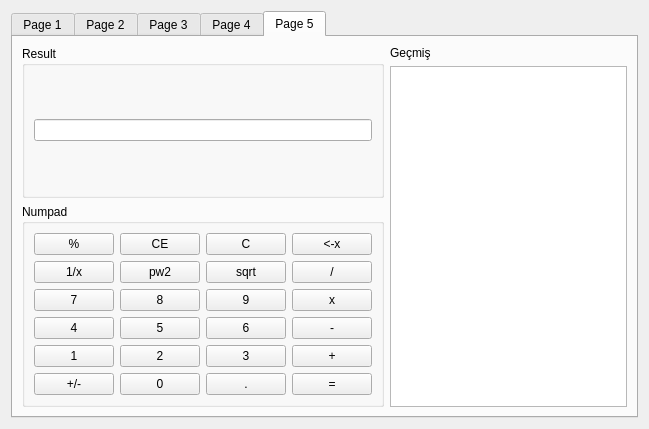
<?xml version="1.0" encoding="UTF-8"?>
<ui version="4.0">
 <class>Dialog</class>
 <widget class="QDialog" name="Dialog">
  <property name="geometry">
   <rect>
    <x>0</x>
    <y>0</y>
    <width>649</width>
    <height>429</height>
   </rect>
  </property>
  <property name="windowTitle">
   <string>Dialog</string>
  </property>
  <layout class="QGridLayout" name="gridLayout_2">
   <item row="0" column="1">
    <widget class="QTabWidget" name="tabWidget">
     <property name="currentIndex">
      <number>4</number>
     </property>
     <widget class="QWidget" name="Page1">
      <attribute name="title">
       <string>Page 1</string>
      </attribute>
      <layout class="QVBoxLayout" name="verticalLayout">
       <item>
        <layout class="QGridLayout" name="gridLayout">
         <item row="1" column="0">
          <widget class="QPushButton" name="btnAutoRepeat">
           <property name="text">
            <string>Auto Repeat</string>
           </property>
           <property name="autoRepeat">
            <bool>true</bool>
           </property>
          </widget>
         </item>
         <item row="0" column="0">
          <widget class="QPushButton" name="btnCheckable">
           <property name="text">
            <string>Checkable</string>
           </property>
           <property name="checkable">
            <bool>true</bool>
           </property>
          </widget>
         </item>
         <item row="1" column="1">
          <widget class="QPushButton" name="btnToggleAutoRepeat">
           <property name="text">
            <string>Toggle</string>
           </property>
          </widget>
         </item>
         <item row="0" column="1">
          <widget class="QPushButton" name="btnIsChecked">
           <property name="text">
            <string>Is Checked</string>
           </property>
           <property name="checkable">
            <bool>true</bool>
           </property>
           <property name="checked">
            <bool>true</bool>
           </property>
          </widget>
         </item>
         <item row="2" column="0">
          <widget class="QPushButton" name="btnDefault">
           <property name="text">
            <string>Default</string>
           </property>
           <property name="default">
            <bool>true</bool>
           </property>
          </widget>
         </item>
         <item row="2" column="1">
          <widget class="QPushButton" name="btnToggleDefault">
           <property name="text">
            <string>Toggle</string>
           </property>
          </widget>
         </item>
        </layout>
       </item>
       <item>
        <widget class="QPushButton" name="btnQuit">
         <property name="text">
          <string>Quit</string>
         </property>
        </widget>
       </item>
      </layout>
     </widget>
     <widget class="QWidget" name="Page2">
      <attribute name="title">
       <string>Page 2</string>
      </attribute>
      <layout class="QVBoxLayout" name="verticalLayout_12">
       <item>
        <layout class="QVBoxLayout" name="verticalLayout_4">
         <item>
          <layout class="QVBoxLayout" name="extraVerticalLayout">
           <item>
            <widget class="QLabel" name="labelExtras">
             <property name="text">
              <string>Extras</string>
             </property>
            </widget>
           </item>
           <item>
            <widget class="QCheckBox" name="cbCheese">
             <property name="text">
              <string>Cheese</string>
             </property>
            </widget>
           </item>
           <item>
            <widget class="QCheckBox" name="cbSalami">
             <property name="text">
              <string>Salami</string>
             </property>
            </widget>
           </item>
           <item>
            <widget class="QCheckBox" name="cbNugget">
             <property name="text">
              <string>Nugget</string>
             </property>
            </widget>
           </item>
           <item>
            <widget class="QCheckBox" name="cbYogurt">
             <property name="text">
              <string>Yogurt</string>
             </property>
            </widget>
           </item>
           <item>
            <widget class="QCheckBox" name="cbButter">
             <property name="text">
              <string>Butter</string>
             </property>
            </widget>
           </item>
          </layout>
         </item>
         <item>
          <layout class="QHBoxLayout" name="horizontalLayout">
           <item>
            <widget class="QPushButton" name="pushButton">
             <property name="text">
              <string>&lt;-Prev</string>
             </property>
            </widget>
           </item>
           <item>
            <widget class="QPushButton" name="pushButton_2">
             <property name="text">
              <string>Forward-&gt;</string>
             </property>
            </widget>
           </item>
          </layout>
         </item>
        </layout>
       </item>
      </layout>
     </widget>
     <widget class="QWidget" name="Page3">
      <attribute name="title">
       <string>Page 3</string>
      </attribute>
      <layout class="QVBoxLayout" name="verticalLayout_11">
       <item>
        <widget class="QSplitter" name="splitter_2">
         <property name="orientation">
          <enum>Qt::Vertical</enum>
         </property>
         <widget class="QWidget" name="layoutWidget">
          <layout class="QHBoxLayout" name="horizontalLayout_3">
           <item>
            <widget class="QGroupBox" name="grpPizzaType">
             <property name="title">
              <string>Pizza Type</string>
             </property>
             <layout class="QVBoxLayout" name="verticalLayout_2">
              <item>
               <widget class="QRadioButton" name="rdoPepperoni">
                <property name="text">
                 <string>Pepperoni</string>
                </property>
               </widget>
              </item>
              <item>
               <widget class="QRadioButton" name="rdoTunaFish">
                <property name="text">
                 <string>Tuna Fish</string>
                </property>
               </widget>
              </item>
              <item>
               <widget class="QRadioButton" name="rdoMango">
                <property name="text">
                 <string>Mango</string>
                </property>
               </widget>
              </item>
              <item>
               <widget class="QRadioButton" name="rdoSpecial">
                <property name="text">
                 <string>Special</string>
                </property>
               </widget>
              </item>
             </layout>
            </widget>
           </item>
           <item>
            <widget class="QGroupBox" name="grpEdgeType">
             <property name="title">
              <string>Edge Type</string>
             </property>
             <layout class="QVBoxLayout" name="verticalLayout_3">
              <item>
               <widget class="QRadioButton" name="rdoNormal">
                <property name="text">
                 <string>Normal</string>
                </property>
               </widget>
              </item>
              <item>
               <widget class="QRadioButton" name="rdoSesame">
                <property name="text">
                 <string>Sesame</string>
                </property>
               </widget>
              </item>
              <item>
               <widget class="QRadioButton" name="rdoCheese">
                <property name="text">
                 <string>Cheese</string>
                </property>
               </widget>
              </item>
             </layout>
            </widget>
           </item>
           <item>
            <widget class="QGroupBox" name="grpSize">
             <property name="title">
              <string>Size</string>
             </property>
             <layout class="QVBoxLayout" name="verticalLayout_6">
              <item>
               <widget class="QRadioButton" name="rdoSmall">
                <property name="text">
                 <string>Small</string>
                </property>
               </widget>
              </item>
              <item>
               <widget class="QRadioButton" name="rdoMedium">
                <property name="text">
                 <string>Medium</string>
                </property>
               </widget>
              </item>
              <item>
               <widget class="QRadioButton" name="rdoBig">
                <property name="text">
                 <string>Big</string>
                </property>
               </widget>
              </item>
              <item>
               <widget class="QRadioButton" name="rdoExtra">
                <property name="text">
                 <string>Extra</string>
                </property>
               </widget>
              </item>
              <item>
               <widget class="QRadioButton" name="rdoDefineYourself">
                <property name="text">
                 <string>Define Yourself</string>
                </property>
               </widget>
              </item>
             </layout>
            </widget>
           </item>
           <item>
            <widget class="QGroupBox" name="grpPayment">
             <property name="title">
              <string>Payment</string>
             </property>
             <layout class="QVBoxLayout" name="verticalLayout_5">
              <item>
               <widget class="QRadioButton" name="rdoLike">
                <property name="text">
                 <string>Like</string>
                </property>
               </widget>
              </item>
              <item>
               <widget class="QRadioButton" name="rdoSubscribe">
                <property name="text">
                 <string>Subscribe</string>
                </property>
               </widget>
              </item>
              <item>
               <widget class="QRadioButton" name="rdoComment">
                <property name="text">
                 <string>Comment</string>
                </property>
               </widget>
              </item>
             </layout>
            </widget>
           </item>
          </layout>
         </widget>
         <widget class="QSplitter" name="splitter">
          <property name="orientation">
           <enum>Qt::Horizontal</enum>
          </property>
          <widget class="QTextEdit" name="textEditAddress">
           <property name="html">
            <string>&lt;!DOCTYPE HTML PUBLIC &quot;-//W3C//DTD HTML 4.0//EN&quot; &quot;http://www.w3.org/TR/REC-html40/strict.dtd&quot;&gt;
&lt;html&gt;&lt;head&gt;&lt;meta name=&quot;qrichtext&quot; content=&quot;1&quot; /&gt;&lt;meta charset=&quot;utf-8&quot; /&gt;&lt;style type=&quot;text/css&quot;&gt;
p, li { white-space: pre-wrap; }
hr { height: 1px; border-width: 0; }
li.unchecked::marker { content: &quot;\2610&quot;; }
li.checked::marker { content: &quot;\2612&quot;; }
&lt;/style&gt;&lt;/head&gt;&lt;body style=&quot; font-family:'Segoe UI'; font-size:9pt; font-weight:400; font-style:normal;&quot;&gt;
&lt;p style=&quot;-qt-paragraph-type:empty; margin-top:0px; margin-bottom:0px; margin-left:0px; margin-right:0px; -qt-block-indent:0; text-indent:0px;&quot;&gt;&lt;br /&gt;&lt;/p&gt;&lt;/body&gt;&lt;/html&gt;</string>
           </property>
           <property name="placeholderText">
            <string>Address:</string>
           </property>
          </widget>
          <widget class="QTextEdit" name="textEditNote">
           <property name="html">
            <string>&lt;!DOCTYPE HTML PUBLIC &quot;-//W3C//DTD HTML 4.0//EN&quot; &quot;http://www.w3.org/TR/REC-html40/strict.dtd&quot;&gt;
&lt;html&gt;&lt;head&gt;&lt;meta name=&quot;qrichtext&quot; content=&quot;1&quot; /&gt;&lt;meta charset=&quot;utf-8&quot; /&gt;&lt;style type=&quot;text/css&quot;&gt;
p, li { white-space: pre-wrap; }
hr { height: 1px; border-width: 0; }
li.unchecked::marker { content: &quot;\2610&quot;; }
li.checked::marker { content: &quot;\2612&quot;; }
&lt;/style&gt;&lt;/head&gt;&lt;body style=&quot; font-family:'Segoe UI'; font-size:9pt; font-weight:400; font-style:normal;&quot;&gt;
&lt;p style=&quot;-qt-paragraph-type:empty; margin-top:0px; margin-bottom:0px; margin-left:0px; margin-right:0px; -qt-block-indent:0; text-indent:0px;&quot;&gt;&lt;br /&gt;&lt;/p&gt;&lt;/body&gt;&lt;/html&gt;</string>
           </property>
           <property name="placeholderText">
            <string>Note:</string>
           </property>
          </widget>
         </widget>
         <widget class="QWidget" name="layoutWidget">
          <layout class="QHBoxLayout" name="horizontalLayout_2">
           <item>
            <spacer name="horizontalSpacer">
             <property name="orientation">
              <enum>Qt::Horizontal</enum>
             </property>
             <property name="sizeHint" stdset="0">
              <size>
               <width>40</width>
               <height>20</height>
              </size>
             </property>
            </spacer>
           </item>
           <item>
            <widget class="QPushButton" name="btnPizzaOk">
             <property name="text">
              <string>Ok</string>
             </property>
            </widget>
           </item>
           <item>
            <widget class="QPushButton" name="btnPizzaCancel">
             <property name="text">
              <string>Cancel</string>
             </property>
            </widget>
           </item>
          </layout>
         </widget>
        </widget>
       </item>
      </layout>
     </widget>
     <widget class="QWidget" name="Page4">
      <attribute name="title">
       <string>Page 4</string>
      </attribute>
      <layout class="QVBoxLayout" name="verticalLayout_10">
       <item>
        <layout class="QVBoxLayout" name="verticalLayout_8">
         <item>
          <layout class="QVBoxLayout" name="verticalLayoutOption">
           <item>
            <widget class="QCommandLinkButton" name="option1">
             <property name="text">
              <string>Option 1</string>
             </property>
             <property name="description">
              <string>This is option 1</string>
             </property>
            </widget>
           </item>
           <item>
            <widget class="QCommandLinkButton" name="option2">
             <property name="text">
              <string>Option 2</string>
             </property>
             <property name="description">
              <string>This is option 2</string>
             </property>
            </widget>
           </item>
           <item>
            <widget class="QCommandLinkButton" name="option3">
             <property name="text">
              <string>Option 3</string>
             </property>
             <property name="description">
              <string>This is option 3</string>
             </property>
            </widget>
           </item>
          </layout>
         </item>
         <item>
          <widget class="QLabel" name="lblSelected">
           <property name="text">
            <string>Selected:</string>
           </property>
          </widget>
         </item>
         <item>
          <widget class="QDialogButtonBox" name="buttonBox">
           <property name="standardButtons">
            <set>QDialogButtonBox::Cancel|QDialogButtonBox::Help|QDialogButtonBox::Ok</set>
           </property>
          </widget>
         </item>
        </layout>
       </item>
      </layout>
     </widget>
     <widget class="QWidget" name="Page5">
      <attribute name="title">
       <string>Page 5</string>
      </attribute>
      <layout class="QGridLayout" name="gridLayout_4">
       <item row="0" column="0">
        <widget class="QGroupBox" name="grpResult">
         <property name="title">
          <string>Result</string>
         </property>
         <layout class="QVBoxLayout" name="verticalLayout_7">
          <item>
           <widget class="QLineEdit" name="lineEdit"/>
          </item>
         </layout>
        </widget>
       </item>
       <item row="0" column="1" rowspan="2">
        <layout class="QVBoxLayout" name="grpHistory">
         <item>
          <widget class="QLabel" name="label">
           <property name="text">
            <string>Geçmiş</string>
           </property>
          </widget>
         </item>
         <item>
          <widget class="QColumnView" name="columnView"/>
         </item>
        </layout>
       </item>
       <item row="1" column="0">
        <widget class="QGroupBox" name="grpNumpad">
         <property name="title">
          <string>Numpad</string>
         </property>
         <layout class="QGridLayout" name="gridLayout_3">
          <item row="3" column="3">
           <widget class="QPushButton" name="btnMinus">
            <property name="text">
             <string>-</string>
            </property>
           </widget>
          </item>
          <item row="2" column="0">
           <widget class="QPushButton" name="btn7">
            <property name="text">
             <string>7</string>
            </property>
           </widget>
          </item>
          <item row="1" column="0">
           <widget class="QPushButton" name="btnInv">
            <property name="text">
             <string>1/x</string>
            </property>
           </widget>
          </item>
          <item row="2" column="3">
           <widget class="QPushButton" name="btnMultiplier">
            <property name="text">
             <string>x</string>
            </property>
           </widget>
          </item>
          <item row="1" column="1">
           <widget class="QPushButton" name="btnPw2">
            <property name="text">
             <string>pw2</string>
            </property>
           </widget>
          </item>
          <item row="5" column="3">
           <widget class="QPushButton" name="btnEqual">
            <property name="text">
             <string>=</string>
            </property>
           </widget>
          </item>
          <item row="3" column="2">
           <widget class="QPushButton" name="btn6">
            <property name="text">
             <string>6</string>
            </property>
           </widget>
          </item>
          <item row="2" column="1">
           <widget class="QPushButton" name="btn8">
            <property name="text">
             <string>8</string>
            </property>
           </widget>
          </item>
          <item row="4" column="1">
           <widget class="QPushButton" name="btn2">
            <property name="text">
             <string>2</string>
            </property>
           </widget>
          </item>
          <item row="5" column="2">
           <widget class="QPushButton" name="btnDot">
            <property name="text">
             <string>.</string>
            </property>
           </widget>
          </item>
          <item row="5" column="1">
           <widget class="QPushButton" name="btn0">
            <property name="text">
             <string>0</string>
            </property>
           </widget>
          </item>
          <item row="2" column="2">
           <widget class="QPushButton" name="btn9">
            <property name="text">
             <string>9</string>
            </property>
           </widget>
          </item>
          <item row="3" column="1">
           <widget class="QPushButton" name="btn5">
            <property name="text">
             <string>5</string>
            </property>
           </widget>
          </item>
          <item row="5" column="0">
           <widget class="QPushButton" name="btnSign">
            <property name="text">
             <string>+/-</string>
            </property>
           </widget>
          </item>
          <item row="4" column="3">
           <widget class="QPushButton" name="btnPlus">
            <property name="text">
             <string>+</string>
            </property>
           </widget>
          </item>
          <item row="1" column="2">
           <widget class="QPushButton" name="btnSqrt">
            <property name="text">
             <string>sqrt</string>
            </property>
           </widget>
          </item>
          <item row="3" column="0">
           <widget class="QPushButton" name="btn4">
            <property name="text">
             <string>4</string>
            </property>
           </widget>
          </item>
          <item row="4" column="0">
           <widget class="QPushButton" name="btn1">
            <property name="text">
             <string>1</string>
            </property>
           </widget>
          </item>
          <item row="4" column="2">
           <widget class="QPushButton" name="btn3">
            <property name="text">
             <string>3</string>
            </property>
           </widget>
          </item>
          <item row="1" column="3">
           <widget class="QPushButton" name="btnDivider">
            <property name="text">
             <string>/</string>
            </property>
           </widget>
          </item>
          <item row="0" column="0">
           <widget class="QPushButton" name="btnMod">
            <property name="text">
             <string>%</string>
            </property>
           </widget>
          </item>
          <item row="0" column="1">
           <widget class="QPushButton" name="btnCE">
            <property name="text">
             <string>CE</string>
            </property>
           </widget>
          </item>
          <item row="0" column="2">
           <widget class="QPushButton" name="btnC">
            <property name="text">
             <string>C</string>
            </property>
           </widget>
          </item>
          <item row="0" column="3">
           <widget class="QPushButton" name="btnDel">
            <property name="text">
             <string>&lt;-x</string>
            </property>
           </widget>
          </item>
         </layout>
        </widget>
       </item>
      </layout>
     </widget>
    </widget>
   </item>
  </layout>
 </widget>
 <tabstops>
  <tabstop>btnQuit</tabstop>
  <tabstop>btnCheckable</tabstop>
  <tabstop>btnIsChecked</tabstop>
  <tabstop>btnAutoRepeat</tabstop>
  <tabstop>btnToggleAutoRepeat</tabstop>
  <tabstop>btnDefault</tabstop>
  <tabstop>btnToggleDefault</tabstop>
 </tabstops>
 <resources/>
 <connections>
  <connection>
   <sender>btnPizzaCancel</sender>
   <signal>clicked()</signal>
   <receiver>Dialog</receiver>
   <slot>reject()</slot>
   <hints>
    <hint type="sourcelabel">
     <x>503</x>
     <y>380</y>
    </hint>
    <hint type="destinationlabel">
     <x>502</x>
     <y>422</y>
    </hint>
   </hints>
  </connection>
 </connections>
</ui>
